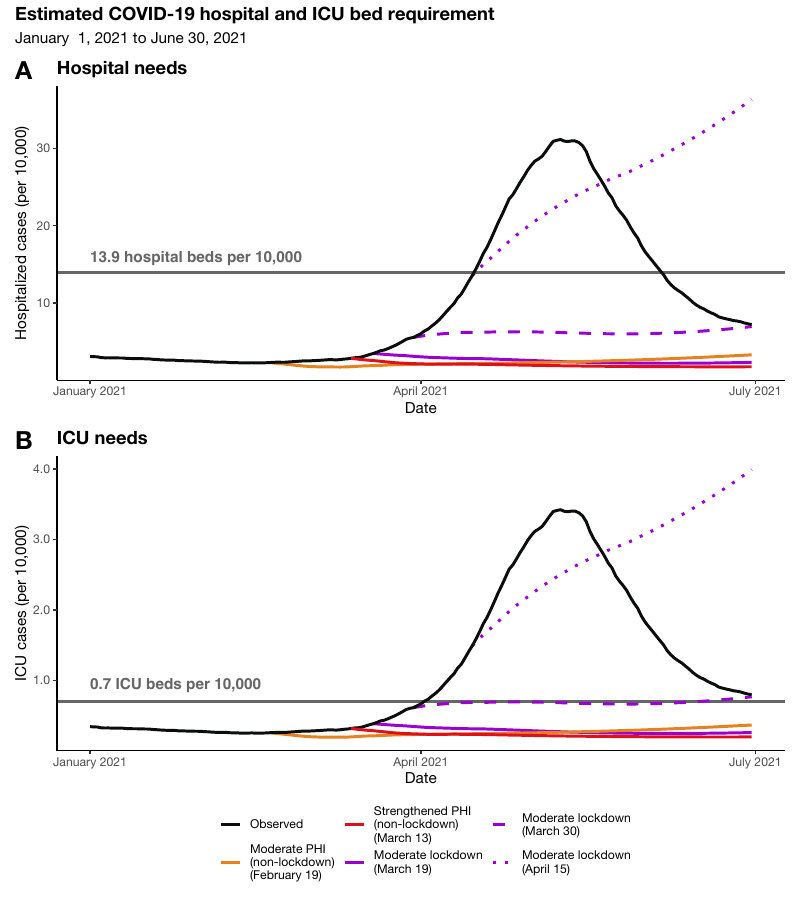

Here is the R script that generated this plot:
rm(list = ls())
librarian::shelf(tidyverse, lubridate, ggsci, ggrepel, janitor, glue, here,
                 ggtext, patchwork, data.table)
librarian::shelf(data.table, janitor, ggplot2, patchwork, ggpubr)

source("figures/figure s10/esir_ally.R")

ggplot2::theme_set(
  ggplot2::theme_classic() +
    ggplot2::theme(
      text            = ggplot2::element_text(family = "Helvetica Neue"),
      legend.position = "top",
      legend.title    = ggplot2::element_blank(),
      plot.title      = ggplot2::element_text(face = "bold", hjust = 0),
      plot.caption    = ggtext::element_markdown(hjust = 0)
    )
)

# specifications ----------
hosp_cap <- 1.9e6 / 1.366e9 * 10000 # beds per 10,000
icu_cap  <- 95000 / 1.366e9 * 10000 # beds per 10,000

hosp_rate <- (.0604 * .921) + (.2817 * (1 - 0.921))
icu_rate  <- 0.11 # conditional on hospitalization

line_col  <- "#138808"
unity_col <- "gray40"

start_date <- "2021-01-01"
end_date   <- "2021-06-30"



# data ------------
dat <- fread("figures/figure s10/covid19india_national_counts_20211031.csv")[, date := as.Date(date)]

dat <- dat[, active_cases := (total_cases - total_recovered) / 10000][
  , `:=` (hosp_cases = active_cases * hosp_rate, icu_cases = active_cases * (hosp_rate * icu_rate), scenario = "Observed", date = as.Date(date))][]

extracto <- function(x, start = as.Date("2021-02-19"), l_out = 199,
                     scen = "Tier II\n(February 19)", sp = 0.75,
                     correct = TRUE) {
  
  load(x)
  
  tmp <- data.table(
    date   = seq.Date(from = start, length.out = l_out, by = "day"),
    i_prop = colMeans(theta_pp[, , 2])
  )[, active_cases := (1.34e9 * i_prop) / 10000][]
  
  tmp_out <- rbindlist(
    list(
      dat[date < as.Date(start)],
      tmp[data.table::between(date, as.Date(start), as.Date(end_date))][, place := "India"]
    ), fill = TRUE
  )[,
    smooth_active := predict(loess(active_cases ~ as.numeric(date), span = sp))
  ][
    , `:=` (
      hosp_cases = smooth_active * hosp_rate,
      icu_cases  = smooth_active * hosp_rate * icu_rate,
      scenario   = scen
    )][, `:=` (hosp_cases = ifelse(hosp_cases < 0, 0, hosp_cases), icu_cases = ifelse(icu_cases < 0, 0, icu_cases))][date >= as.Date(start)][]
  
  if (correct == TRUE) {
    tmp_out[, hosp_cases := hosp_cases * dat[date == start][, last(hosp_cases)] / tmp_out[, first(hosp_cases)]]
    tmp_out[, icu_cases := icu_cases * dat[date == start][, last(icu_cases)] / tmp_out[, first(icu_cases)]]
  }
  
  return(tmp_out)
  
}

feb_19 <- extracto(
  x     = glue("figures/figure s10/2021-02-19_t2_r2_forecast_MCMC.RData"),
  start = as.Date("2021-02-19"),
  scen  = "Tier II\n(February 19)",
  sp    = 0.15
)

mar_13 <- extracto(
  x     = glue("figures/figure s10/2021-03-13_t3_r2_forecast_MCMC.RData"),
  start = as.Date("2021-03-13"),
  scen  = "Tier III\n(March 13)",
  sp    = 0.15
)

mar_19 <- extracto(
  x     = glue("figures/figure s10/2021-03-19_t4_r2_forecast_MCMC.RData"),
  start = as.Date("2021-03-19"),
  scen  = "Tier IV\n(March 19)",
  sp    = 0.15
)

mar_30 <- extracto(
  x     = glue("figures/figure s10/2021-03-30_t4_r2_forecast_MCMC.RData"),
  start = as.Date("2021-03-30"),
  scen  = "Tier IV\n(March 30)",
  sp    = 0.15
)

apr_15 <- extracto(
  x     = glue("figures/figure s10/2021-04-15_t4_r2_forecast_MCMC.RData"),
  start = as.Date("2021-04-15"),
  scen  = "Tier IV\n(April 15)",
  sp    = 0.15
)

# combine -----------
plot_dat <- rbindlist(
  list(
    dat[data.table::between(date, as.Date(start_date), as.Date(end_date))],
    feb_19,
    mar_13,
    mar_19,
    mar_30,
    apr_15
  ), fill = TRUE
)

cols <- c(
  "Observed"                                      = "#0b0c0c",
  "Moderate PHI\n(non-lockdown)\n(February 19)"   = "#e6811c",
  "Strengthened PHI\n(non-lockdown)\n(March 13)"  = "#e0101a",
  "Moderate lockdown\n(March 19)"                 = "#9900d1",
  "Moderate lockdown\n(March 30)"                 = "#9900d1",
  "Moderate lockdown\n(April 15)"                 = "#9900d1"
)

plot_dat <- plot_dat[
  scenario == "Tier II\n(February 19)", scenario := "Moderate PHI\n(non-lockdown)\n(February 19)"][
    scenario == "Tier III\n(March 13)", scenario := "Strengthened PHI\n(non-lockdown)\n(March 13)"][
      scenario == "Tier IV\n(March 19)", scenario := "Moderate lockdown\n(March 19)"][
        scenario == "Tier IV\n(March 30)", scenario := "Moderate lockdown\n(March 30)"][
          scenario == "Tier IV\n(April 15)", scenario := "Moderate lockdown\n(April 15)"
        ][]

lts <- c(
  "Observed" = "solid",
  "Moderate PHI\n(non-lockdown)\n(February 19)" = "solid",
  "Strengthened PHI\n(non-lockdown)\n(March 13)" = "solid",
  "Moderate lockdown\n(March 19)" = "solid",
  "Moderate lockdown\n(March 30)" = "dashed",
  "Moderate lockdown\n(April 15)" = "dotted"
)

hosp_plot <- plot_dat %>% 
  ggplot(aes(x = date, y = hosp_cases, group = scenario)) +
  geom_ribbon(data = plot_dat[hosp_cases > hosp_cap], aes (x = date, ymax = hosp_cases), ymin = hosp_cap, fill = "red", alpha = 0.4, color = NA) +
  geom_hline(yintercept = hosp_cap, color = unity_col, size = 1) +
  geom_line(aes(color = scenario, linetype = scenario), size = 1, show.legend = TRUE) +
  scale_color_manual(values = cols) +
  scale_linetype_manual(values = lts) +
  annotate(geom = "text", label = glue::glue("{format(round(hosp_cap, 1), nsmall = 1)} hospital beds per 10,000"),
           x = as.Date(start_date), y = hosp_cap + 2, hjust = 0, color = unity_col, fontface = "bold") + 
  labs(
    title = "Hospital needs",
    x = "Date",
    y = "Hospitalized cases (per 10,000)"
  ) +
  scale_x_date(date_labels = "%B %Y") +
  scale_y_continuous(labels = scales::comma) +
  theme_classic() +
  ggplot2::theme(
    text            = ggplot2::element_text(family = "Helvetica Neue"),
    legend.position = "top",
    legend.title    = ggplot2::element_blank(),
    plot.title      = ggplot2::element_text(face = "bold", hjust = 0),
    plot.caption    = ggtext::element_markdown(hjust = 0)
  )

leg <- as_ggplot(get_legend(hosp_plot))

hosp_plot <- hosp_plot + theme(legend.position = "none")

icu_plot <- plot_dat %>% 
  ggplot(aes(x = date, y = icu_cases, group = scenario, color = scenario)) +
  geom_ribbon(data = plot_dat[icu_cases > icu_cap], aes (x = date, ymax = icu_cases), ymin = icu_cap, fill = "red", alpha = 0.4, color = NA) +
  geom_hline(yintercept = icu_cap, color = unity_col, size = 1) +
  geom_line(aes(linetype = scenario), size = 1) +
  scale_color_manual(values = cols) +
  scale_linetype_manual(values = lts) +
  annotate(geom = "text", label = glue::glue("{format(round(icu_cap, 1), nsmall = 1)} ICU beds per 10,000"),
           x = as.Date(start_date), y = icu_cap + .25, hjust = 0, color = unity_col, fontface = "bold") + 
  labs(
    title = "ICU needs",
    x = "Date",
    y = "ICU cases (per 10,000)"
  ) +
  scale_x_date(date_labels = "%B %Y") +
  scale_y_continuous(labels = scales::comma) +
  theme_classic() +
  ggplot2::theme(
    text            = ggplot2::element_text(family = "Helvetica Neue"),
    legend.position = "none",
    legend.title    = ggplot2::element_blank(),
    plot.title      = ggplot2::element_text(face = "bold", hjust = 0),
    plot.caption    = ggtext::element_markdown(hjust = 0)
  )

patched   <- hosp_plot / icu_plot / leg
full_plot <- patched +
  plot_layout(ncol = 1, heights = c(3, 3, 1)) &
  plot_annotation(
    title    = "Estimated COVID-19 hospital and ICU bed requirement",
    subtitle = glue::glue("{format(as.Date(start_date), '%B %e, %Y')} to {format(as.Date(end_date), '%B %e, %Y')}"),
    #caption  = glue::glue("**\uA9 COV-IND-19 Study Group**"),
    tag_levels = list(c("A", "B", ""))
  )  &
  theme(
    plot.tag.position = c(0, 1),
    plot.tag          = element_text(size = 18, hjust = 0, vjust = 1, family = "Helvetica Neue", face = "bold")
  )

ggsave(
  filename = glue("figures/figure s10/figure s10.pdf"),
  plot = full_plot,
  width = 8, height = 9,
  device = cairo_pdf
)

